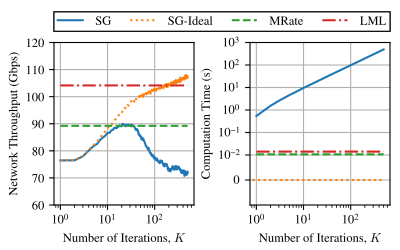

Python code for this plot:
import os

import matplotlib.pyplot as plt
import numpy as np

#create a figure with (2,1) subplots
FONT_SIZE = 9
fig_width_px = 400
fig_height_px = 250
dpi = 100  # Typical screen DPI, adjust if necessary
fig_width_in = fig_width_px / dpi
fig_height_in = fig_height_px / dpi

plt.rcParams.update({
    # --- make every normal string use Times or the best fall-back ----
    'font.family' : 'serif',
    'font.serif'  : ['Times New Roman', 'Times', 'Nimbus Roman', 'STIXGeneral'],
    # --- keep your existing sizing rules ----------------------------
    'font.size'        : FONT_SIZE,
    'axes.titlesize'   : FONT_SIZE,
    'axes.labelsize'   : FONT_SIZE,
    'xtick.labelsize'  : FONT_SIZE,
    'ytick.labelsize'  : FONT_SIZE,
    'legend.fontsize'  : FONT_SIZE,
})
plt.rc('mathtext', fontset='cm')
plt.rcParams['pdf.fonttype'] = 42
plt.rcParams['ps.fonttype'] = 42

current_dir = os.path.dirname(os.path.abspath(__file__))

results_dir_name = "/home/zhouyou/leo-sat-flow/sim_alg_j1_res/test_ld_starlink_1000_constellation_varying/test_ld_starlink_1000_constellation_varying-2025-September-15-21-25-28-ail"

SG_PATH = os.path.join(results_dir_name, "sg")
HEU_PATH = os.path.join(results_dir_name, "heu")
LML_PATH = os.path.join(results_dir_name, "ldl")

results_dir = [SG_PATH, HEU_PATH, LML_PATH]

# Plot the data
fig, axs_list = plt.subplots(1,2,)
fig.set_size_inches(fig_width_in, fig_height_in)  # 3.5 inches width, height adjusted to maintain aspect ratio
LINE_WIDTH = 1.5


N_POINTS = 100
res = np.zeros((len(results_dir), 2, N_POINTS))

sg_data = np.genfromtxt(SG_PATH, delimiter=',')
sg_res = -sg_data[:, 3]

sg_res_100 = sg_res[(5-1)::500]
sg_res_200 = sg_res[(10-1)::500]
sg_res_300 = sg_res[(20-1)::500]
sg_res_400 = sg_res[(50-1)::500]
sg_res_500 = sg_res[(100-1)::500]

lml_data = np.genfromtxt(LML_PATH, delimiter=',')
lml_res = -lml_data[:, 3]
lml_time = lml_data[:, 2]

heu_data = np.genfromtxt(HEU_PATH, delimiter=',')
heu_res = -heu_data[:, 3]
heu_time = heu_data[:, 2]


#plot cdf of the data, with sparse markers
axs = axs_list[0]
lines1 = []
sg_res_avg = -sg_data[:,3].reshape(-1, 500).mean(axis=0)
l, = axs.plot(np.arange(500)+1, sg_res_avg, linestyle='-', linewidth=LINE_WIDTH)
sg_res_avg_ideal = -sg_data[:,4].reshape(-1, 500).mean(axis=0)
l, = axs.plot(np.arange(500)+1, sg_res_avg_ideal, linestyle=':', linewidth=LINE_WIDTH)
lines1.append(l)

#add heuristic and lml
l, = axs.plot(np.arange(500)+1, np.full(500, np.mean(heu_res)), linestyle='--', linewidth=LINE_WIDTH)
lines1.append(l)
l, = axs.plot(np.arange(500)+1, np.full(500, np.mean(lml_res)), linestyle='-.', linewidth=LINE_WIDTH)
lines1.append(l)

axs.set_position([0.135, 0.18, 0.35, 0.65])
axs.set_xlabel(r'Number of Iterations, $K$')
axs.set_ylabel(r'Network Throughput (Gbps)')
axs.set_ylim(60, 120)
axs.set_xscale('log')
axs.grid(True, zorder=0)
# axs.text(20, -5000, r'$\bf{(a)}$', fontsize=FONT_SIZE+2, verticalalignment='bottom')

# data_name_list = [r"SG-$K=5$", r"SG-$K=10$", r"SG-$K=20$", r"SG-$K=50$", r"SG-$K=100$", r"MRate", r"LML"]
# ncol = 1  # Number of columns in the legend
# h, l = lines1, data_name_list
# # nrows = -(-len(h) // ncol)                         # ceiling division
# # idx   = np.arange(len(h))
# # pad   = nrows * ncol - len(idx)
# # idx   = np.concatenate([idx, np.full(pad, -1)])    # pad
# # order = idx.reshape(nrows, ncol).T.ravel()
# # order = order[order >= 0]                          # drop sentinels
# # h = [h[i] for i in order]
# # l = [l[i] for i in order]

# leg = axs.legend(h,l,fontsize=FONT_SIZE, loc='lower left', bbox_to_anchor=(0.65, 0.025, 0.325, 0.3), mode="expand",ncol = 1 ,borderaxespad=0.,handlelength=1, handleheight= 0.8, handletextpad=0.2, 
# frameon=True,          # draw a frame
# fancybox=False,        # <-- square corners (like MATLAB)
# edgecolor='black',     # black  frame edge
# facecolor='white',     # white background
# framealpha=1,          # fully opaque
# borderpad=0.3,         # tight inner padding (font-size units)
# labelspacing=0.2,      # tight vertical space between rows
# )   
# leg.get_frame().set_linewidth(0.8)  # MATLAB-thin border
# axs.add_artist(leg)

axs = axs_list[1]
lines1 = []
sg_time_avg = sg_data[:,2].reshape(-1, 500).mean(axis=0)/1e6  #convert to seconds
l, = axs.plot(np.arange(500)+1, sg_time_avg, linestyle='-', linewidth=LINE_WIDTH)
lines1.append(l)
sg_time_avg_ideal = np.zeros_like(sg_time_avg)
l, = axs.plot(np.arange(500), sg_time_avg_ideal, linestyle=':', linewidth=LINE_WIDTH)
lines1.append(l)

#add heuristic and lml
l, = axs.plot(np.arange(500)+1, np.full(500, np.mean(heu_time))/1e6, linestyle='--', linewidth=LINE_WIDTH)
lines1.append(l)
l, = axs.plot(np.arange(500)+1, np.full(500, np.mean(lml_time))/1e6, linestyle='-.', linewidth=LINE_WIDTH)
lines1.append(l)

axs.set_position([0.625, 0.18, 0.35, 0.65])
axs.set_xlabel(r'Number of Iterations, $K$')
axs.set_ylabel(r'Computation Time (s)')
# axs.set_xlim(50, 150)
axs.set_ylim(-0.01, 1000)
axs.set_xscale('log')
axs.set_yscale("symlog", linthresh=1e-2)  # linear near 0, log away from 0
axs.grid(True, zorder=0)
# axs.text(20, -5000, r'$\bf{(a)}$', fontsize=FONT_SIZE+2, verticalalignment='bottom')

data_name_list = [r"SG", r"SG-Ideal", r"MRate", r"LML"]
ncol = 1  # Number of columns in the legend
h, l = lines1, data_name_list
# nrows = -(-len(h) // ncol)                         # ceiling division
# idx   = np.arange(len(h))
# pad   = nrows * ncol - len(idx)
# idx   = np.concatenate([idx, np.full(pad, -1)])    # pad
# order = idx.reshape(nrows, ncol).T.ravel()
# order = order[order >= 0]                          # drop sentinels
# h = [h[i] for i in order]
# l = [l[i] for i in order]

leg = fig.legend(h,l,fontsize=FONT_SIZE, loc='lower left', bbox_to_anchor=(0.135, 0.875, 0.84, 0.125), mode="expand",ncol = 4 ,borderaxespad=0.,handlelength=2, handleheight= 0.8, handletextpad=1, 
frameon=True,          # draw a frame
fancybox=False,        # <-- square corners (like MATLAB)
edgecolor='black',     # black  frame edge
facecolor='white',     # white background
framealpha=1,          # fully opaque
borderpad=0.3,         # tight inner padding (font-size units)
labelspacing=0.2,      # tight vertical space between rows
)   
leg.get_frame().set_linewidth(0.8)  # MATLAB-thin border
fig.add_artist(leg)


# Save the figure as a PDF
print("Saving figure to:", current_dir)
output_path = os.path.join(current_dir, os.path.splitext(os.path.basename(__file__))[0]) + '.pdf'

fig.savefig(output_path, format='pdf', pad_inches=0.)
